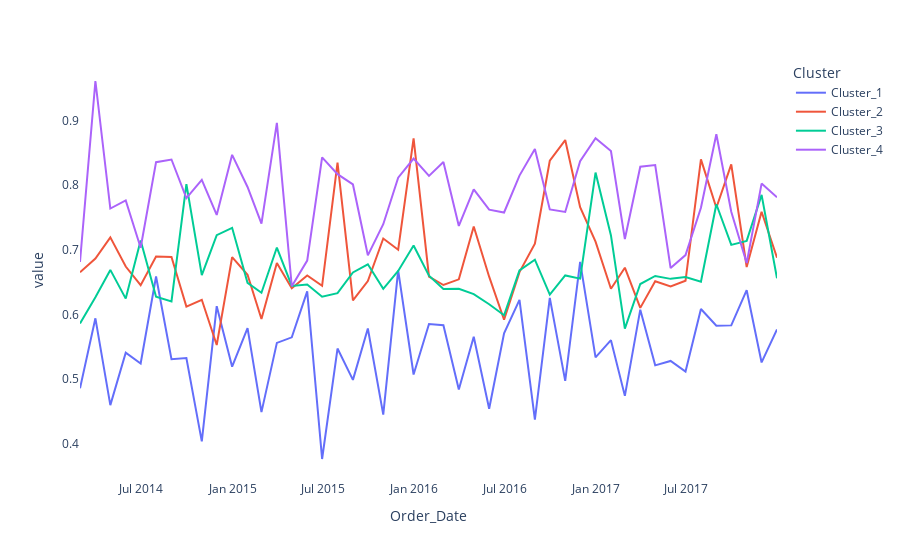

Write notebook code for a chart like this one.
### Markdown cell above
### Clusters Average

### Code cell
ave_dist = ts_data_m_n_T_l[["Cluster", "value", "Order_Date"]].groupby(["Order_Date", "Cluster"]).agg({"value" : "mean"}).reset_index()
# ave_dist
fig3 = px.line(ave_dist, x="Order_Date", y="value", color="Cluster")
fig3.update_layout(plot_bgcolor='rgba(0,0,0,0)')
fig3.show()
